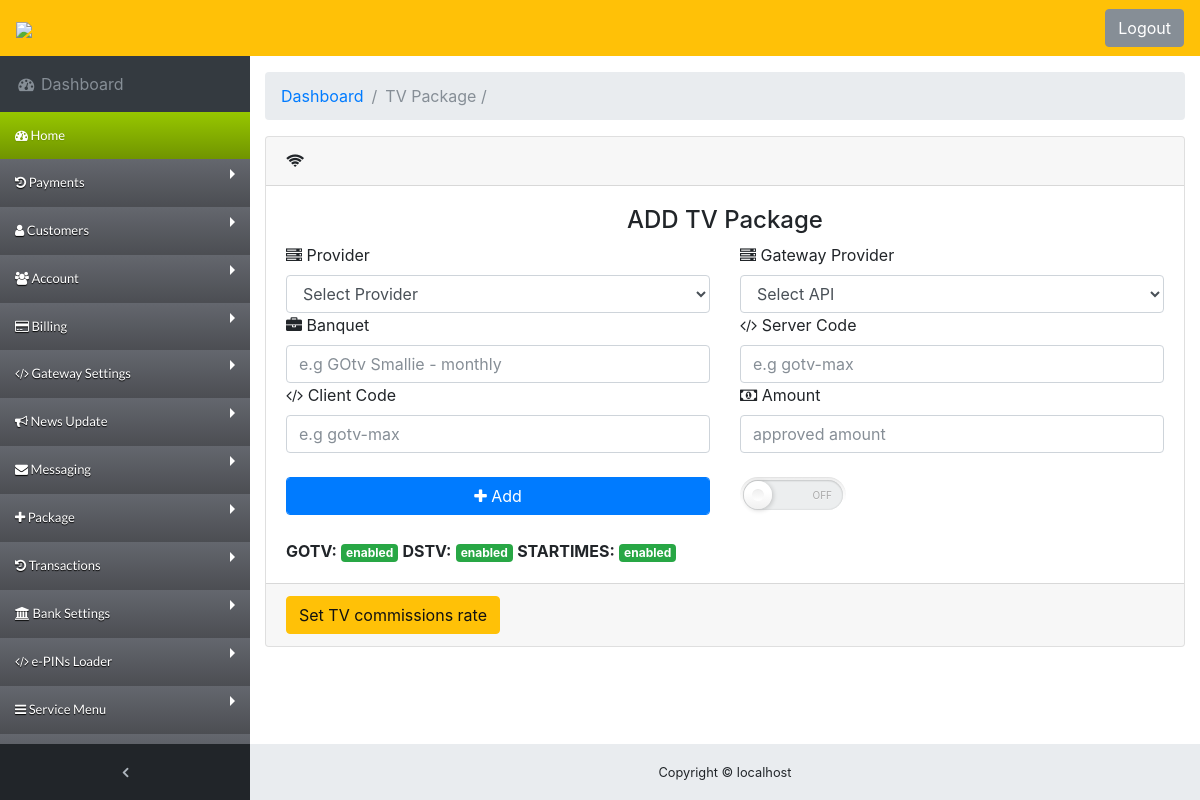
Screenshot of /app/administrator/tv-package.php (signed in) with the database file from the repository.
### tables this page shows
CREATE TABLE `tv_package` (
  `serial` int(11) NOT NULL,
  `network` varchar(50) NOT NULL,
  `plan` varchar(100) NOT NULL,
  `plancode` varchar(50) NOT NULL,
  `clientcode` varchar(50) DEFAULT NULL,
  `amount` float UNSIGNED NOT NULL,
  `gateway` varchar(50) DEFAULT NULL,
  `status` varchar(50) DEFAULT NULL
);

### app/administrator/tv-package.php (the view, shortened to what this page needs)
<?php
require('../db.php');
include('../inc/logo.php');
include('inc/header.php');
?>
<body class="fixed-nav sticky-footer bg-dark" id="page-top">
  <?php include('inc/nav.php');?>
      </ul>
      <ul class="navbar-nav sidenav-toggler">
        <li class="nav-item">
          <a class="nav-link text-center" id="sidenavToggler">
            <i class="fa fa-fw fa-angle-left"></i>
          </a>
        </li>
      </ul>
      <ul class="navbar-nav ml-auto">
        <li class="nav-item">
        <a class="btn btn-secondary" href="logout.php">Logout</a>
        </li>
      </ul>
    </div>
  </nav>
  <div class="content-wrapper">
    <div class="container-fluid">
      <ol class="breadcrumb">
        <li class="breadcrumb-item">
          <a href="dashboard.php">Dashboard</a>
        </li>
        <li class="breadcrumb-item active">TV Package / </li>
      </ol>
      <div class="row">
        <div class="col-12">
          <div class="card mb-3">
        <div class="card-header">
          <i class="fa fa-wifi"></i> </div>
        <div class="card-body">
           <form method="POST" action="javascript:void(0)" id="tvPackage">
         <h4 align="center">ADD TV Package</h4>
          <div class="row ">
              <div class="col-6">
 <label><li class="fa fa-server"></li> Provider </label>
 <select name="network" id="network" class="form-control">
   <option  selected hidden disabled >Select Provider</option>
 </select>
 </div>
 <div class="col-6">
 <label><li class="fa fa-server"></li> Gateway Provider</label>
 <select name="gateway" class="form-control">
   <option  selected hidden disabled >Select API </option>
 </select>
 </div>
  <div class="col-6">
 <label><li class="fa fa-briefcase"></li> Banquet</label>
    <input type="text" name="plan"  class="form-control" placeholder="e.g GOtv Smallie - monthly" >
 </div>
 <div class="col-6">
 <label><li class="fa fa-code"></li> Server Code</label>
    <input type="text" name="code"  class="form-control" placeholder="e.g gotv-max" >
 </div>
 <div class="col-6">
 <label><li class="fa fa-code"></li> Client Code</label>
    <input type="text" name="clientcode"  class="form-control" placeholder="e.g gotv-max" >
 </div>
  <div class="col-6">
 <label><li class="fa fa-money"></li>  Amount</label>
    <input type="text" name="amount"  class="form-control" placeholder="approved amount" >
 </div>
 <div class="col-6">
       <button type="submit" class="form-control btn btn-primary"><li class="fa fa-plus"></li> Add</button>
     </div>
     <div class="col-3">
      <label class="switch ">
	<span class="switch-label" data-on="On" data-off="Off"></span>
	<span class="switch-handle"></span>
</label>
 </div>
 </div>
 </form>
 <?php
 function fetchgo($conn){
$qryGo = $conn->query("SELECT * FROM tv_package WHERE network='gotv'");
$t = $qryGo->fetch_assoc();
return json_encode($t);
 }
 function fetchds($conn){
$qryds = $conn->query("SELECT * FROM tv_package WHERE network='dstv'");
$ds = $qryds->fetch_assoc();
return json_encode($ds);
 }
 function fetchst($conn){
$qryst = $conn->query("SELECT * FROM tv_package WHERE network='startimes'");
$st = $qryst->fetch_assoc();
return json_encode($st);
 }
 $t = json_decode(fetchgo($conn));
 $d = json_decode(fetchds($conn));
  $s = json_decode(fetchst($conn));
  if($t->status === 'enabled'){$tcolor="success";} else {$tcolor="danger";}
  if($d->status === 'enabled'){$dcolor="success";} else {$dcolor="danger";}
  if($s->status === 'enabled'){$scolor="success";} else {$scolor="danger";}
    ?>
  <div> <strong>GOTV:</strong> <badge class="badge badge-<?php echo $tcolor;?>"><?php echo $t->status;?> </badge>
  <strong>DSTV:</strong> <badge class="badge badge-<?php echo $dcolor;?>"><?php echo $d->status;?> </badge>
   <strong>STARTIMES:</strong> <badge class="badge badge-<?php echo $scolor;?>"><?php echo $s->status;?> </badge> </div>
        </div>
        <div class="card-footer small text-muted">
         <div class="table-responsive">
  <a href="charges.php" class="btn btn-warning">Set TV commissions rate</a>
          </div>
        </div>
      </div>
    </div>
        </div>
      </div>
    </div>
   <?php include('inc/footer.php');?>

### app/administrator/css/sb-admin.css (style rules this page uses)
html { position: relative; min-height: 100%; }
body { overflow-x: hidden; }
body.sticky-footer { margin-bottom: 56px; }
body.sticky-footer .content-wrapper { min-height: calc(100vh - 56px - 56px); }
body.fixed-nav { padding-top: 56px; }
.content-wrapper { min-height: calc(100vh - 56px); padding-top: 1rem; }
#mainNav .navbar-collapse .navbar-nav .nav-item .nav-link { cursor: pointer; }
#mainNav .navbar-collapse .sidenav-toggler { display: none; }
#mainNav.fixed-top .sidenav-toggler { display: none; }
@media (min-width: 992px) { #mainNav.fixed-top .sidenav-toggler { position: absolute; top: 0; left: 0; display: flex; overflow-x: hidden; overflow-y: auto; -webkit-flex-direction: column; -ms-flex-direction: column; flex-direction: column; margin-top: calc(100vh - 56px); } }
@media (min-width: 992px) { #mainNav.fixed-top .sidenav-toggler > .nav-item { width: 250px; padding: 0; } }
@media (min-width: 992px) { #mainNav.fixed-top .sidenav-toggler > .nav-item > .nav-link { padding: 1em; } }
#mainNav.fixed-top.navbar-dark .sidenav-toggler { background-color: #212529; }
#mainNav.fixed-top.navbar-dark .sidenav-toggler a i { color: #adb5bd; }
.content-wrapper { overflow-x: hidden; background: white; }
@media (min-width: 992px) { .content-wrapper { margin-left: 250px; } }
#sidenavToggler i { font-weight: 800; }

### app/administrator/css/switchButton.css (style rules this page uses)
.switch { position: relative; display: block; vertical-align: top; width: 100px; height: 30px; padding: 3px; margin: 0 10px 10px 0; background: linear-gradient(to bottom, #eeeeee, #FFFFFF 25px); background-image: -webkit-linear-gradient(top, #eeeeee, #FFFFFF 25px); border-radius: 18px; box-shadow: inset 0 -1px white, inset 0 1px 1px rgba(0, 0, 0, 0.05); cursor: pointer; box-sizing:content-box; }
.switch-label { position: relative; display: block; height: inherit; font-size: 10px; text-transform: uppercase; background: #eceeef; border-radius: inherit; box-shadow: inset 0 1px 2px rgba(0, 0, 0, 0.12), inset 0 0 2px rgba(0, 0, 0, 0.15); box-sizing:content-box; }
.switch-label:before, .switch-label:after { position: absolute; top: 50%; margin-top: -.5em; line-height: 1; -webkit-transition: inherit; -moz-transition: inherit; -o-transition: inherit; transition: inherit; box-sizing:content-box; }
.switch-label:before { content: attr(data-off); right: 11px; color: #aaaaaa; text-shadow: 0 1px rgba(255, 255, 255, 0.5); }
.switch-label:after { content: attr(data-on); left: 11px; color: #FFFFFF; text-shadow: 0 1px rgba(0, 0, 0, 0.2); opacity: 0; }
.switch-handle { position: absolute; top: 4px; left: 4px; width: 28px; height: 28px; background: linear-gradient(to bottom, #FFFFFF 40%, #f0f0f0); background-image: -webkit-linear-gradient(top, #FFFFFF 40%, #f0f0f0); border-radius: 100%; box-shadow: 1px 1px 5px rgba(0, 0, 0, 0.2); }
.switch-handle:before { content: ""; position: absolute; top: 50%; left: 50%; margin: -6px 0 0 -6px; width: 12px; height: 12px; background: linear-gradient(to bottom, #eeeeee, #FFFFFF); background-image: -webkit-linear-gradient(top, #eeeeee, #FFFFFF); border-radius: 6px; box-shadow: inset 0 1px rgba(0, 0, 0, 0.02); }
.switch-label, .switch-handle { transition: All 0.3s ease; -webkit-transition: All 0.3s ease; -moz-transition: All 0.3s ease; -o-transition: All 0.3s ease; }

### app/administrator/inc/header.php (style rules this page uses)
* { box-sizing: border-box; }
.row:after { content: ""; display: table; clear: both; }

### rows the page displays
tv_package: status "enabled"
tv_package: status "enabled"
tv_package: status "enabled"

### other values shown
$_SERVER['SERVER_NAME'] "localhost"
